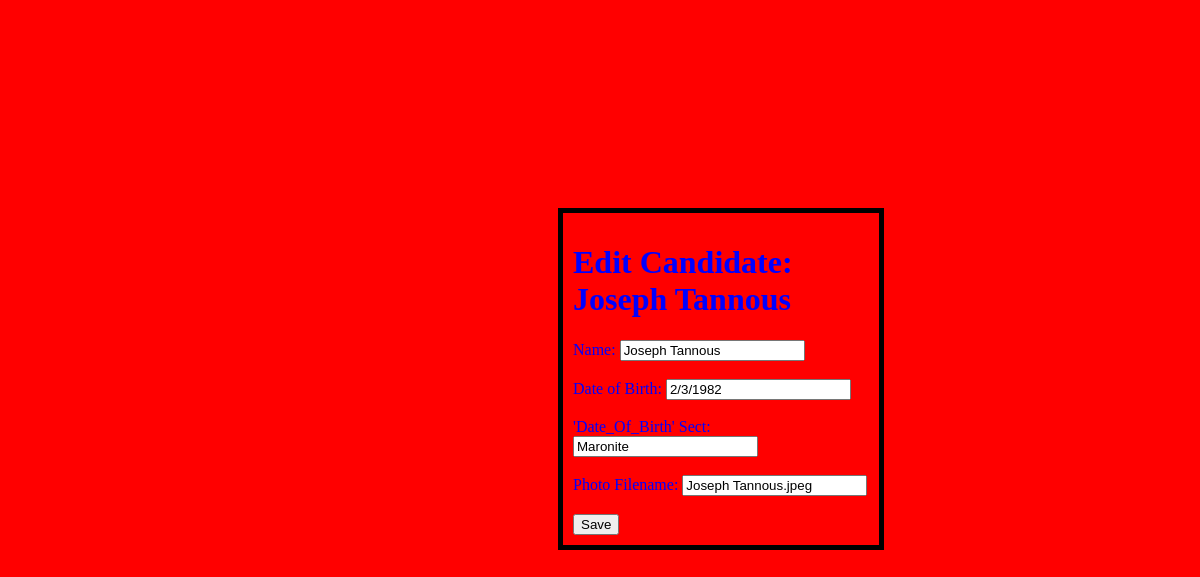
The page /Admin/candidate_edit.php?id=15 (signed in) on the database its author committed.
### tables this page shows
CREATE TABLE IF NOT EXISTS `candidates` (
  `candidate_id` int NOT NULL AUTO_INCREMENT,
  `candidate_name` varchar(100) NOT NULL,
  `Date_Of_Birth` varchar(20) DEFAULT NULL,
  `sect` varchar(50) DEFAULT NULL,
  `list_id` int NOT NULL,
  `photo_filename` varchar(255) DEFAULT NULL,
  PRIMARY KEY (`candidate_id`),
  KEY `fk_candidates_list` (`list_id`)
);

### Admin/candidate_edit.php (the view, shortened to what this page needs)
<?php
$candidate_id = (int)$_GET['id'];
$dbh = new database();
$pdo = $dbh->getConnection();
$stmt = $pdo->prepare("SELECT * FROM candidates WHERE candidate_id = :id");
$stmt->execute([':id' => $candidate_id]);
$candidate = $stmt->fetch(PDO::FETCH_ASSOC);
?>
<!DOCTYPE html>
<html>
<head>
    <link rel="stylesheet" href="style.css">
</head>
<body>
<div class="info">
<h1>Edit Candidate: <?php print($candidate['candidate_name']) ?></h1>
<form method="GET" action="candidate_edit.php">
    Name:
    <input name="candidate_name" value="<?php print($candidate['candidate_name']); ?>" required><br><br>
    Date of Birth:
    <input name="Date_Of_Birth" value="<?php print($candidate['Date_Of_Birth']); ?>" required><br><br>'Date_Of_Birth'
    Sect:
    <input name="sect" value="<?php print($candidate['sect']); ?>" required><br><br>
    Photo Filename:
    <input name="photo_filename" value="<?php print($candidate['photo_filename']); ?>" placeholder="example.png"><br><br>
    <button type="submit">Save</button>
</div>
</body>
</html>

### Admin/style.css (style rules this page uses)
body { color: blue; background-color: red; }
.info { border: 5px solid black; width: 25%; height:25%; position: relative; top: 200px; left: 550px; padding:10px; }

### rows shown on the page
candidates: candidate_name "Joseph Tannous", Date_Of_Birth "2/3/1982", sect "Maronite", photo_filename "Joseph Tannous.jpeg"
